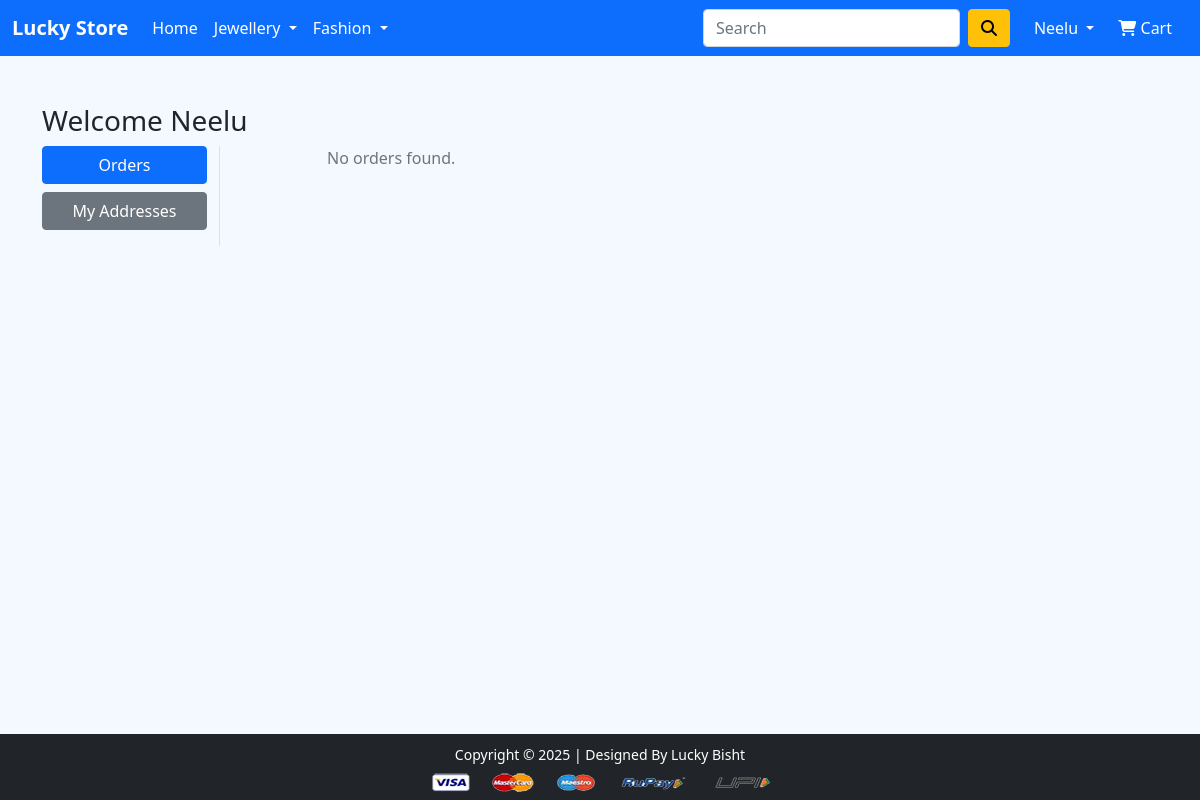
/orders/ (signed in), run on an earlier commit of the app's database.
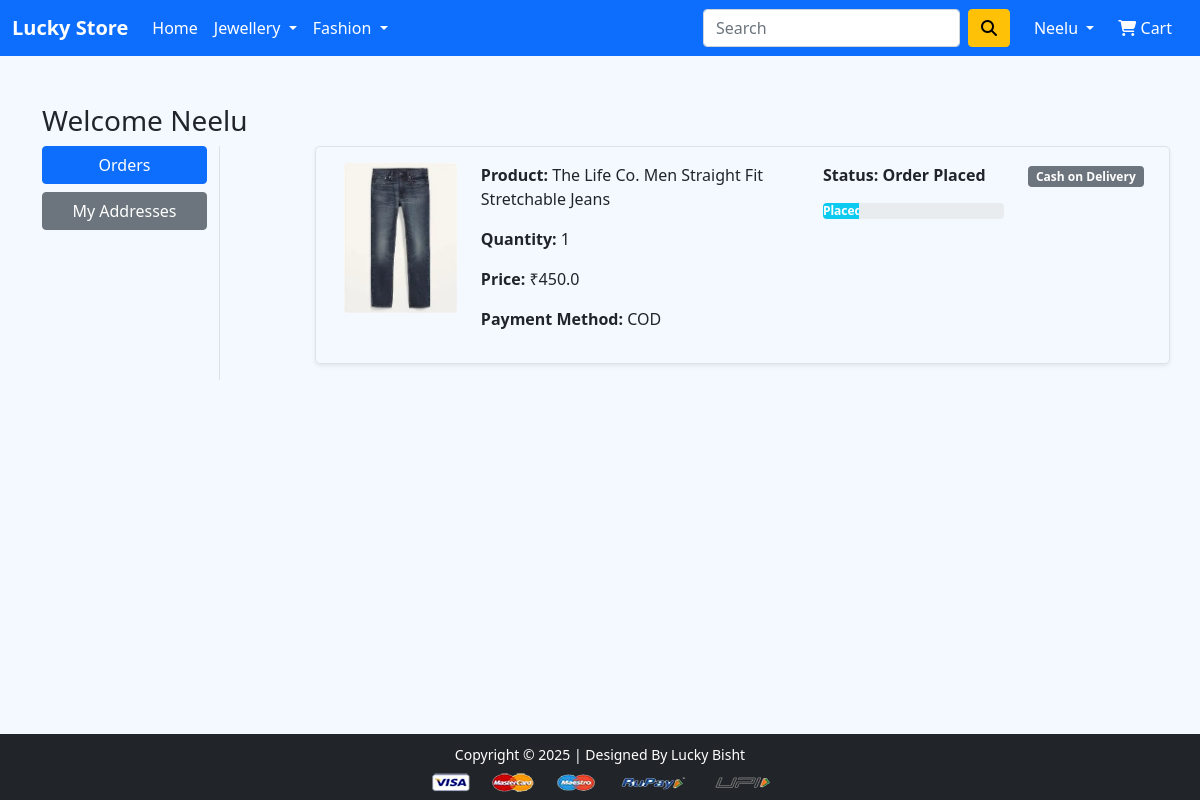
And on a later commit of the database.
### app/models.py (models this page shows, shortened)
class OrderPlaced(models.Model):
    user = models.ForeignKey(User, on_delete=models.CASCADE)
    customer = models.ForeignKey(Customer, on_delete=models.CASCADE, null=True, blank=True)
    product = models.ForeignKey(Product, on_delete=models.CASCADE, null=True, blank=True)
    quantity = models.PositiveIntegerField(default=1)
    ordered_date = models.DateTimeField(auto_now_add=True)
    status = models.CharField(max_length=50, choices=STATUS_CHOICES, default='Pending')
    payment_method = models.CharField(max_length=20, choices=PAYMENT_CHOICES, default='COD')
    razorpay_order_id = models.CharField(max_length=100, blank=True, null=True)
    razorpay_payment_id = models.CharField(max_length=100, blank=True, null=True)
    razorpay_signature = models.CharField(max_length=255, blank=True, null=True)
    is_paid = models.BooleanField(default=False)
    @property
    def total_cost(self):
        return self.quantity * (self.product.discounted_price if self.product else 0)

class Product(models.Model):
    title = models.CharField(max_length=100)
    selling_price = models.FloatField()
    discounted_price = models.FloatField()
    description = models.TextField()
    brand = models.CharField(max_length=100)
    category = models.CharField(choices=CATEGORY_CHOICES, max_length=2)
    product_image = models.ImageField(upload_to='producting')

### app/views.py (the view)
# urls.py: path('orders/', views.orders, name='orders'),
@login_required
def orders(request):
    orders = OrderPlaced.objects.filter(user=request.user)
    return render(request, 'app/orders.html', {'orders': orders})

### app/context_processors.py (called while the page is built)
def cart_item_count(request):
    if request.user.is_authenticated:
        cart_count = Cart.objects.filter(user=request.user).count()
    else:
        cart_count = 0
    return {
        'cart_item_count': cart_count
    }

### app/templates/app/orders.html (shortened to what this page needs)
{% extends 'app/base.html' %}
{% load static %}
{% block main-content %}
<div class="container my-5">
  <div class="row">
    <h3>Welcome <span class="text-capitalize">{{ request.user }}</span></h3>
    <div class="col-sm-2 border-end">
      <ul class="list-unstyled">
        <li class="d-grid mb-2">
          <a href="{% url 'orders' %}" class="btn btn-primary">Orders</a>
        </li>
        <li class="d-grid mb-2">
          <a href="{% url 'address' %}" class="btn btn-secondary">My Addresses</a>
        </li>
      </ul>
    </div>
    <div class="col-sm-9 offset-sm-1">
      {% for op in orders %}
      <div class="row shadow-sm mb-3 p-3 rounded-3 border">
        <div class="col-sm-2">
          <img src="{{ op.product.product_image.url }}"
               class="img-fluid rounded"
               height="150" width="150" alt="{{ op.product.title }}">
        </div>
        <div class="col-sm-5">
          <p><strong>Product:</strong> {{ op.product.title }}</p>
          <p><strong>Quantity:</strong> {{ op.quantity }}</p>
          <p><strong>Price:</strong> ₹{{ op.total_cost }}</p>
          <p><strong>Payment Method:</strong> {{ op.payment_method }}</p>
        </div>
        <div class="col-sm-3 fw-bold">
          <p>Status: {{ op.status }}</p>
          {% if op.status == 'Order Placed' %}
          <div class="progress">
            <div class="progress-bar bg-info" style="width:20%">Placed</div>
          </div>
          {% elif op.status == 'Accepted' %}
          <div class="progress">
            <div class="progress-bar bg-primary" style="width:40%">Accepted</div>
          </div>
          {% elif op.status == 'On The Way' %}
          <div class="progress">
            <div class="progress-bar bg-warning" style="width:70%">On The Way</div>
          </div>
          {% elif op.status == 'Delivered' %}
          <div class="progress">
            <div class="progress-bar bg-success" style="width:100%">Delivered</div>
          </div>
          {% endif %}
        </div>
        <div class="col-sm-2 text-end">
          {% if op.payment_method != 'COD' and not op.paid %}
          <span class="badge bg-danger">Payment Pending</span>
          {% elif op.payment_method == 'COD' %}
          <span class="badge bg-secondary">Cash on Delivery</span>
          {% else %}
          <span class="badge bg-success">Paid</span>
          {% endif %}
        </div>
      </div>
      {% empty %}
        <p class="text-muted">No orders found.</p>
      {% endfor %}
    </div>
  </div>
</div>
{% endblock main-content %}

What changed in the data, as far as the page shows it:
added OrderPlaced: product.product_image (picture), product "The Life Co. Men Straight Fit Stretchable Jeans", quantity "1", total_cost "450.0", payment_method "COD", status "Order Placed", shows "Cash on Delivery"
Also different on the page:
text no longer shown: "No orders found."
